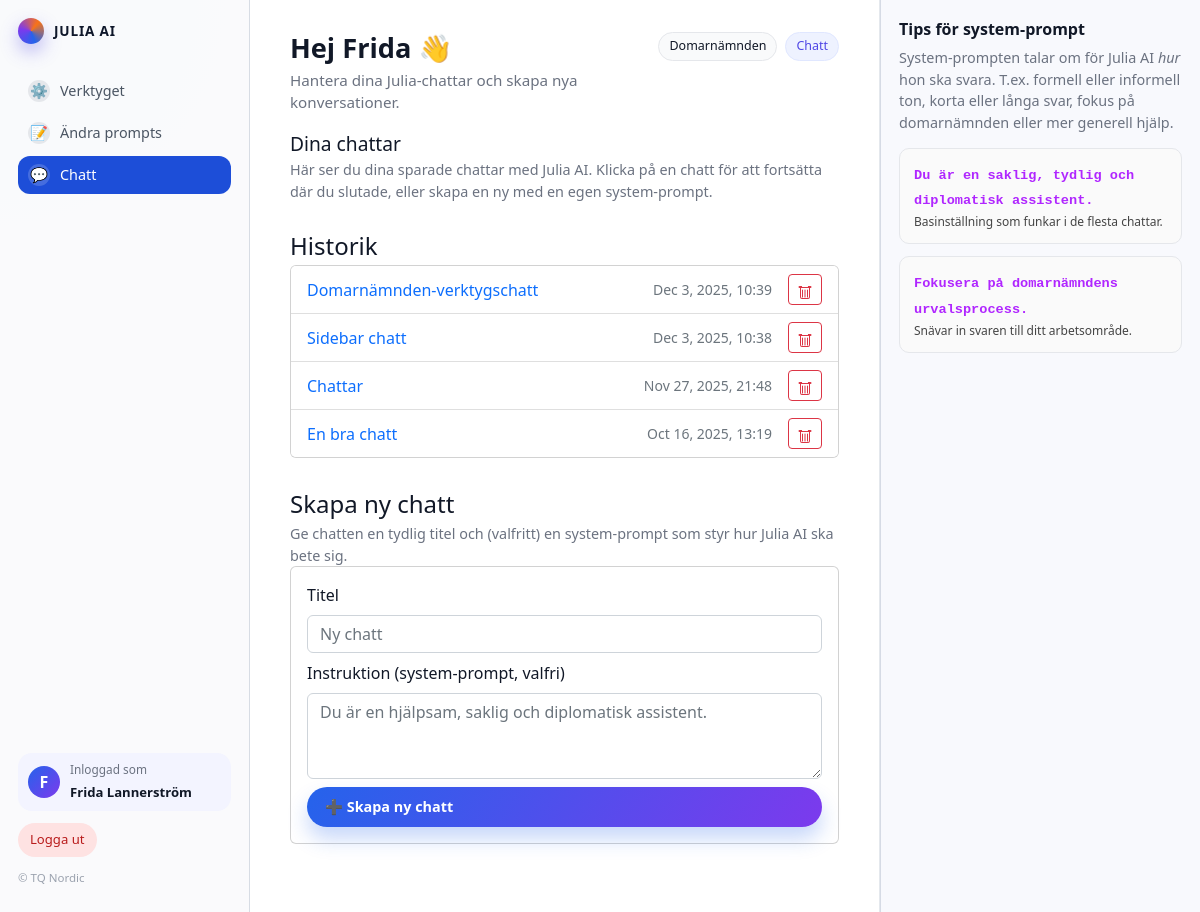
The app's page /chat/ (signed in), older data.
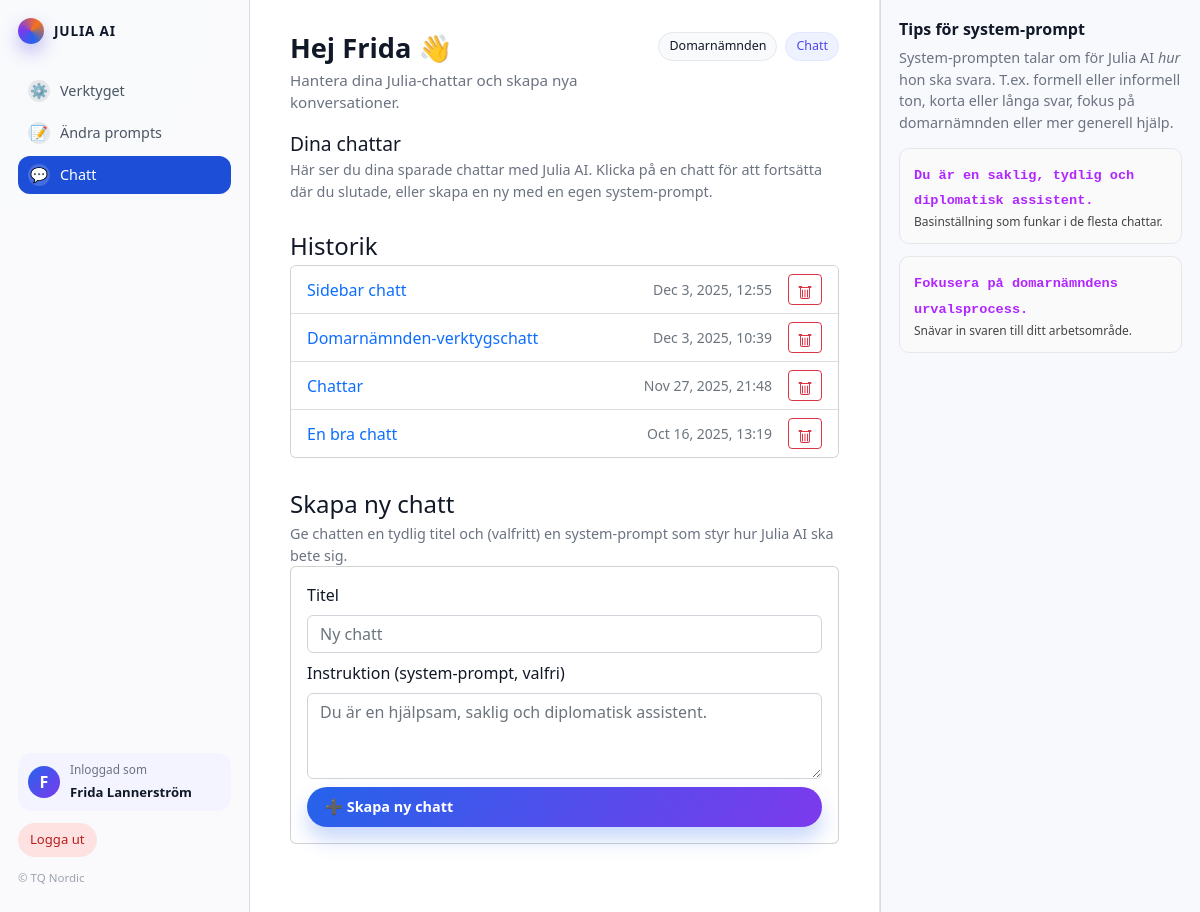
The same page, newer data.
### myapp/models.py (models this page shows, shortened)
class ChatSession(models.Model):
    user = models.ForeignKey(settings.AUTH_USER_MODEL, on_delete=models.CASCADE)
    title = models.CharField(max_length=200, default="Ny chatt")
    system_prompt = models.TextField(
        default=(
            "Du är en hjälpsam, saklig och diplomatisk assistent. "
            "Skriv tydligt och konkret, mild tonalitet, inga överdrifter."
        )
    )
    created_at = models.DateTimeField(auto_now_add=True)
    updated_at = models.DateTimeField(auto_now=True)

### myapp/views.py (the view, shortened to what this page needs)
# urls.py: path("chat/", views.chat_home, name="chat_home"),
@login_required
def chat_home(request):
    sessions = ChatSession.objects.filter(user=request.user).order_by("-updated_at")
    return render(request, "chat_home.html", {"sessions": sessions})

### templates/chat_home.html (shortened to what this page needs)
{% load static %}
<!DOCTYPE html>
<html lang="sv">
<head>
    <link href="https://cdn.jsdelivr.net/npm/bootstrap@5.2.3/dist/css/bootstrap.min.css" rel="stylesheet">
    <link rel="stylesheet" href="{% static 'css/style.css' %}">
</head>
<body id="page-top">
  <div class="app-shell">
    <aside class="sidebar">
      <div class="sidebar-brand">
        <span class="brand-dot"></span>
        <span class="brand-text">Julia AI</span>
      </div>
      <nav class="sidebar-nav">
        <a href="{% url 'index' %}" class="sidebar-link">
          <span class="sidebar-icon">⚙️</span>
          <span>Verktyget</span>
        </a>
        <a href="{% url 'prompt_editor' %}" class="sidebar-link">
          <span class="sidebar-icon">📝</span>
          <span>Ändra prompts</span>
        </a>
        <a href="{% url 'chat_home' %}" class="sidebar-link sidebar-link-active">
          <span class="sidebar-icon">💬</span>
          <span>Chatt</span>
        </a>
      </nav>
      <div class="sidebar-footer">
        <div class="user-chip">
          <div class="user-avatar">
            {{ user.first_name|default:"J" |first }}
          </div>
          <div class="user-meta">
            <span>Inloggad som</span>
            <strong>{{ user.get_full_name|default:"Gäst" }}</strong>
          </div>
        </div>
        <button class="logout-btn" type="button">
          Logga ut
        </button>
        <p class="sidebar-copy">© TQ Nordic</p>
      </div>
    </aside>
    <main class="main-area">
      <header class="page-header">
        <div>
          <h1>Hej {{ user.first_name|default:user.username }} 👋</h1>
          <p>Hantera dina Julia-chattar och skapa nya konversationer.</p>
        </div>
        <div class="page-header-meta">
          <span class="pill">Domarnämnden</span>
          <span class="pill pill-soft">Chatt</span>
        </div>
      </header>
      <section id="chat-home">
        <div class="adminui-layout">
          <div class="adminui-main">
            <div class="adminui-container">
              <h2 class="adminui-title" style="margin-top:0;">Dina chattar</h2>
              <p class="adminui-intro">
                Här ser du dina sparade chattar med Julia AI. Klicka på en chatt för att fortsätta där du slutade,
                eller skapa en ny med en egen system-prompt.
              </p>
              <div class="adminui-container" style="margin-bottom:32px;">
                <h3 class="adminui-subtitle">Historik</h3>
                <div class="card p-0">
                  <div class="list-group list-group-flush">
                    {% for s in sessions %}
                      <div class="list-group-item d-flex align-items-center gap-2">
                        <a class="flex-grow-1 text-decoration-none"
                           href="{% url 'chat_session' s.id %}">
                          {{ s.title }}
                        </a>
                        <small class="text-muted me-2">
                          {{ s.updated_at|date:"M j, Y, H:i" }}
                        </small>
                        <form action="{% url 'chat_delete' s.id %}" method="post"
                              onsubmit="return confirm('Ta bort denna chatt? Det går inte att ångra.');">
                          <button type="submit" class="btn btn-sm btn-outline-danger" title="Ta bort">
                          </button>
                        </form>
                      </div>
                    {% empty %}
                      <div class="list-group-item text-muted">Ingen historik ännu.</div>
                    {% endfor %}
                  </div>
                </div>
              </div>
              <div class="adminui-container">
                <h3 class="adminui-subtitle">Skapa ny chatt</h3>
                <p class="adminui-help" style="font-size:0.9rem;">
                  Ge chatten en tydlig titel och (valfritt) en system-prompt som styr hur Julia AI ska bete sig.
                </p>
                <form method="post" class="card p-3 mb-4">
                  <div class="mb-2">
                    <label class="form-label">Titel</label>
                    <input name="title" class="form-control" placeholder="Ny chatt">
                  </div>
                  <div class="mb-2">
                    <label class="form-label">Instruktion (system-prompt, valfri)</label>
                    <textarea name="system_prompt" rows="3" class="form-control"
                      placeholder="Du är en hjälpsam, saklig och diplomatisk assistent."></textarea>
                  </div>
                  <button class="adminui-button">➕ Skapa ny chatt</button>
                </form>
              </div>
            </div>
          </div>
        </div>
      </section>
    </main>
    <aside class="right-panel">
      <h3 class="assistant-title">Tips för system-prompt</h3>
      <p class="assistant-help adminui-intro">
        System-prompten talar om för Julia AI <em>hur</em> hon ska svara.
        T.ex. formell eller informell ton, korta eller långa svar,
        fokus på domarnämnden eller mer generell hjälp.
      </p>
      <div class="tag-box">
        <div class="tag-box-left">
          <code>Du är en saklig, tydlig och diplomatisk assistent.</code>
          <p>Basinställning som funkar i de flesta chattar.</p>
        </div>
      </div>
      <div class="tag-box">
        <div class="tag-box-left">
          <code>Fokusera på domarnämndens urvalsprocess.</code>
          <p>Snävar in svaren till ditt arbetsområde.</p>
        </div>
      </div>
    </aside>
  </div>
</body>
</html>

Row changes from the older to the newer data that the page shows:
changed ChatSession "Sidebar chatt": updated_at "Dec 3, 2025, 10:38" → "Dec 3, 2025, 12:55"; moves up the list
